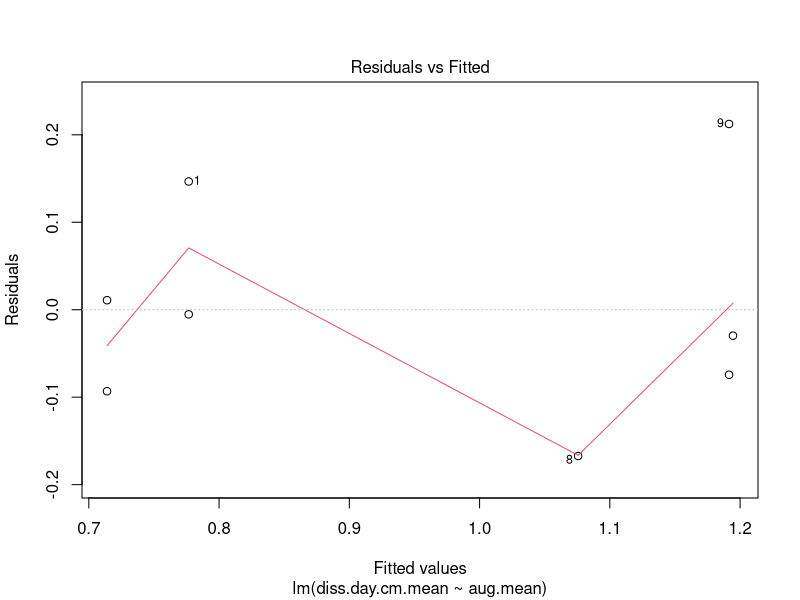
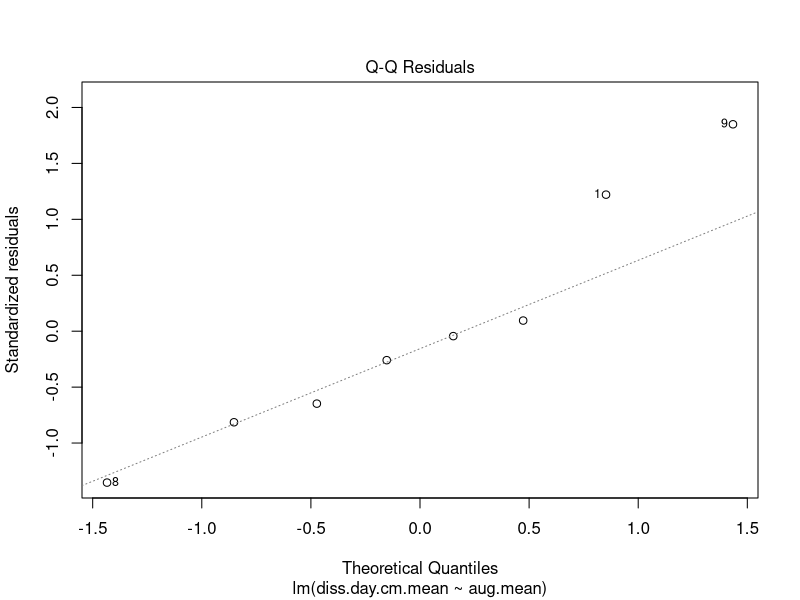
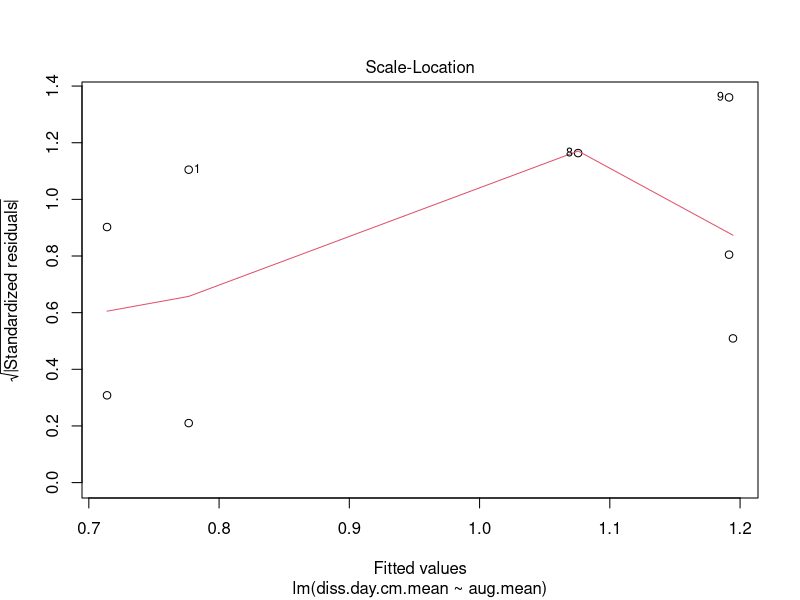
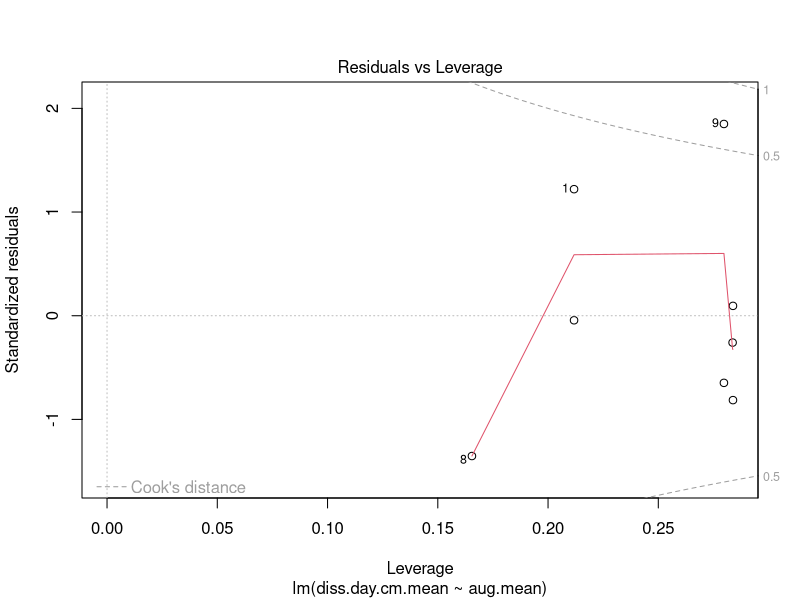
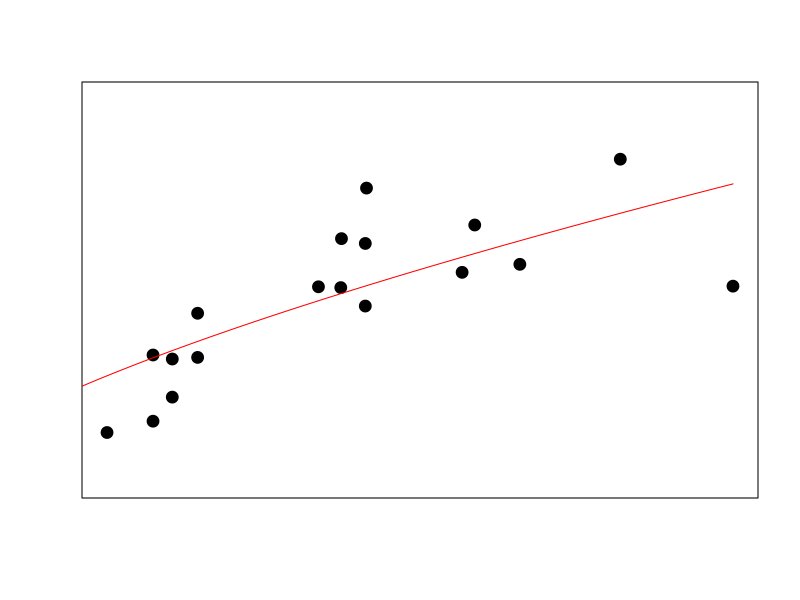
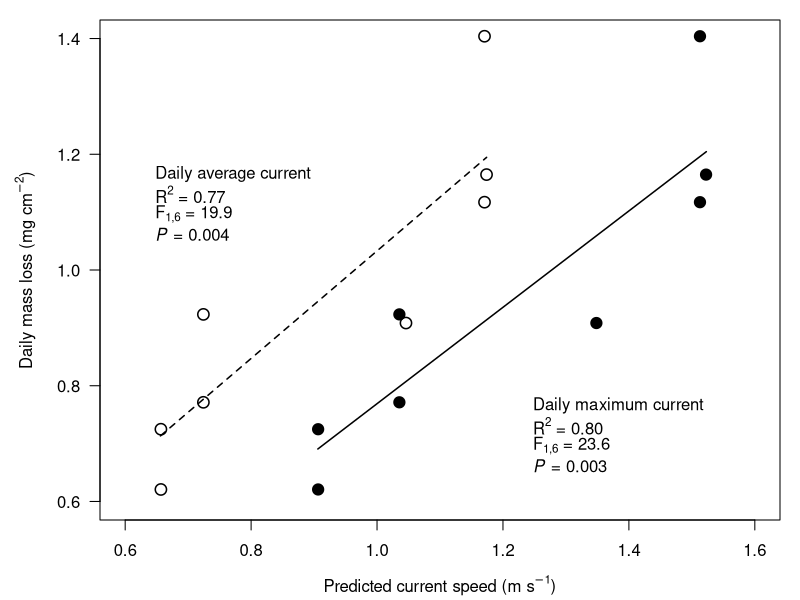
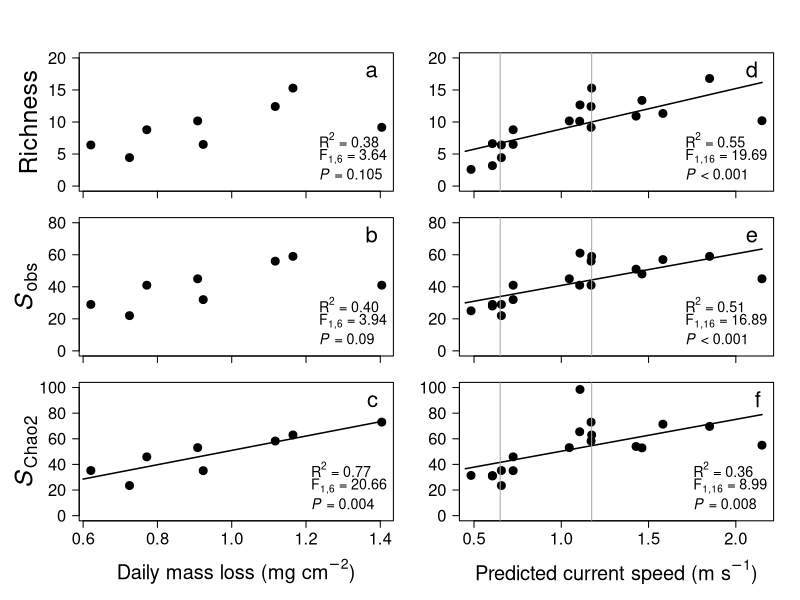
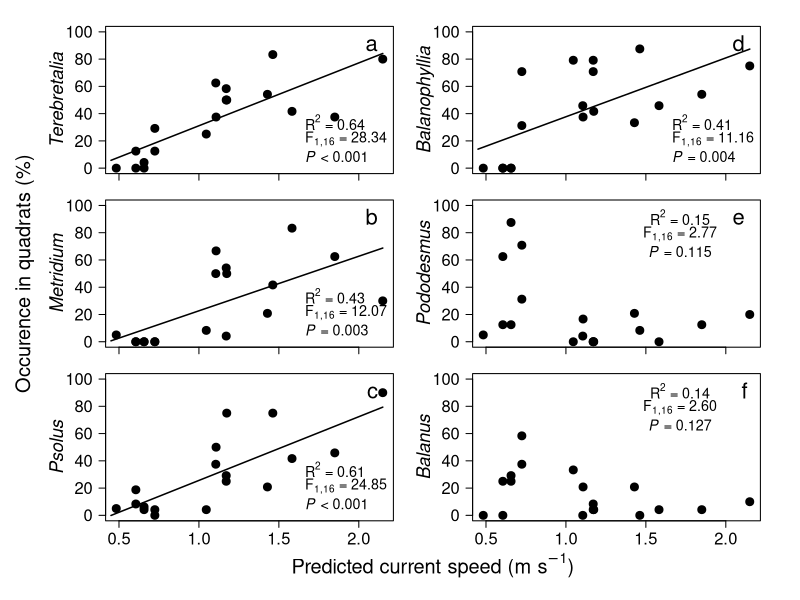

The R script that drew these images, in order: (Note: this script raises an error after producing the figures.)
# Robin Elahi
# 25 Sept 2013
# calculate per occurrence (mean + SD) by region, using site means

dat<-read.csv("nepws correlations.csv", header=TRUE)
names(dat)


# dissolution against noaa current
lm1 <- lm(diss.day.cm.mean ~ aug.mean, data=dat)
lm2 <- lm(diss.day.cm.mean ~ aug.max, data=dat)
summary(lm1)
summary(lm2)

plot(lm1)

summary(dat)

#trying nls (power model)
lm6 <- lm(sess.q.mean ~ aug.mean, data=dat)
summary(lm6)
nls1 <- nls(sess.q.mean ~ a*aug.mean^b, data=dat, start=list(a=10, b=1))
summary(nls1)
nls1
AIC(lm6, nls1)
leg.txt6<- c(expression(R^{2} * " = 0.55"),expression(F[1*","*16] * " = 19.69"), expression(italic(P) * " < 0.001"))

newdata = new=data.frame(aug.mean=seq(0,2.15,len=200))
plot(sess.q.mean ~ aug.mean, data=dat, las=1, xlab="", ylab="", cex=1.5, pch=21, lwd=1.5, cex.lab=1.5, cex.axis=1, xaxt='n', yaxt='n', bg=1, ylim=c(0,20))
lines(newdata$aug.mean, predict(nls1, new=newdata, type="res"), col="red")


#############################################

# plot 2panel
xlab1 <- expression(paste("Predicted current speed (m ", s^-1, ")"))
ylab1 <- expression(paste("Daily mass loss (mg ", cm^-2, ")"))

mean.txt <- c("Daily average current", expression(R^{2} * " = 0.77"),expression(F[1*","*6] * " = 19.9"), expression(italic(P) * " = 0.004"))
max.txt <- c("Daily maximum current", expression(R^{2} * " = 0.80"),expression(F[1*","*6] * " = 23.6"), expression(italic(P) * " = 0.003"))

par(mar=c(4,5,1,1))
plot(diss.day.cm.mean ~ aug.mean, data=dat, las=1, xlim=c(0.6,1.6), ylim=c(0.6, 1.4), xlab=xlab1, ylab=ylab1, cex=1.5, pch=21, lwd=1.5)
#curve(1.0741*x + 0.001, from=0.6, to=1.2, add=TRUE, lwd=1.5, lty=2) # old reg using 1.64 for PG
curve(0.9292*x + 0.1038, from=0.656, to=1.174, add=TRUE, lwd=1.5, lty=2) 

points(diss.day.cm.mean ~ aug.max, data=dat, cex=1.5, pch=21, bg=1)
curve(0.83268*x -0.06369, from=0.906, to=1.523, add=TRUE, lwd=1.5, lty=1)

#legend("topleft", legend=c("Daily average current", "Daily maximum current"), cex=1, pch=21, col=1, pt.bg=c(1,0), bty='n', pt.lwd=1.5, pt.cex=1.5)

legend(0.6, 1.2, mean.txt, bty="n")
legend(1.2, 0.8, max.txt, bty="n")

.9292*0.62 - .1038
# 0.62 mg mass loss is equal to 0.47 mean current speed; or Harney Channel is 0.656 mean current speed
.9292*1.40 - .1038
# 1.4 mg mass loss is equal to 1.20 mean current speed; or Pear point is 1.17

#############################################
# plot A
lm3 <- lm(sess.q.mean ~ diss.day.cm.mean, data=dat)
summary(lm3) #ns
leg.txt3<- c(expression(R^{2} * " = 0.38"),expression(F[1*","*6] * " = 3.64"), expression(italic(P) * " = 0.105"))

lm4 <- lm(sess.Sobs ~ diss.day.cm.mean, data=dat)
summary(lm4) #ms
leg.txt4<- c(expression(R^{2} * " = 0.40"),expression(F[1*","*6] * " = 3.94"), expression(italic(P) * " = 0.09"))

lm5 <- lm(sess.Schao ~ diss.day.cm.mean, data=dat)
summary(lm5) #sig
leg.txt5<- c(expression(R^{2} * " = 0.77"),expression(F[1*","*6] * " = 20.66"), expression(italic(P) * " = 0.004"))

lm6 <- lm(sess.q.mean ~ aug.mean, data=dat)
summary(lm6)
leg.txt6<- c(expression(R^{2} * " = 0.55"),expression(F[1*","*16] * " = 19.69"), expression(italic(P) * " < 0.001"))

lm7 <- lm(sess.Sobs ~ aug.mean, data=dat)
summary(lm7)
leg.txt7<- c(expression(R^{2} * " = 0.51"),expression(F[1*","*16] * " = 16.89"), expression(italic(P) * " < 0.001"))

lm8 <- lm(sess.Schao ~ aug.mean, data=dat)
summary(lm8)
leg.txt8<- c(expression(R^{2} * " = 0.36"),expression(F[1*","*16] * " = 8.99"), expression(italic(P) * " = 0.008"))

#############################################
ylab1 <- expression(italic(S)[obs])
#plot(1,1, ylab=ylab1)
ylab2 <- expression(italic(S)[Chao2])
#plot(1,1, ylab=ylab2)

xlab1 <- expression(paste("Predicted current speed (m ", s^-1, ")"))
xlab2 <- expression(paste("Daily mass loss (mg ", cm^-2, ")"))

par(mfcol=c(3,2), mar=c(1,3,1,2), oma=c(5,3,3,0), pty="m")

plot(sess.q.mean ~ diss.day.cm.mean, data=dat, las=1, xlab="", ylab="", cex=1.5, pch=21, lwd=1.5, cex.lab=1.5, cex.axis=1, xaxt='n', yaxt='n', bg=1, ylim=c(0,20))
axis(1, labels=FALSE, cex.axis=1)
axis(2,labels=TRUE, cex.axis=1.5, las=1)
mtext("Richness", side=2, line=3, cex=1.5)
legend("topright", "a", bty="n", cex=2, adj=c(0.5,-0.1))
legend("bottomright", leg.txt3, bty="n", cex=1.3)

plot(sess.Sobs ~ diss.day.cm.mean, data=dat, las=1, xlab="", ylab="", cex=1.5, pch=21, lwd=1.5, cex.lab=1.5, cex.axis=1, xaxt='n', yaxt='n', bg=1, ylim=c(0,80))
axis(1, labels=FALSE, cex.axis=1)
axis(2,labels=TRUE, cex.axis=1.5, las=1)
mtext(ylab1, side=2, line=3, cex=1.5)
legend("topright", "b", bty="n", cex=2, adj=c(0.5,-0.1))
#curve(31.03*x + 11.01, from=0.6, to=1.4, add=TRUE, lwd=1.5, lty=1)
legend("bottomright", leg.txt4, bty="n", cex=1.3)

plot(sess.Schao ~ diss.day.cm.mean, data=dat, las=1, xlab="", ylab="", cex=1.5, pch=21, lwd=1.5, cex.lab=1.5, cex.axis=1, xaxt='n', yaxt='n', bg=1, ylim=c(0,100))
axis(1, labels=TRUE, cex.axis=1.5)
axis(2,labels=TRUE, cex.axis=1.5, las=1)
mtext(ylab2, side=2, line=3, cex=1.5)
legend("topright", "c", bty="n", cex=2, adj=c(0.5,-0.1))
mtext(xlab2, side=1, line=4, cex=1.2)
curve(55.95*x - 5.007, from=0.6, to=1.4, add=TRUE, lwd=1.5, lty=1)
legend("bottomright", leg.txt5, bty="n", cex=1.3)

plot(sess.q.mean ~ aug.mean, data=dat, las=1, xlab="", ylab="", cex=1.5, pch=21, lwd=1.5, cex.lab=1.5, cex.axis=1, xaxt='n', yaxt='n', bg=1, ylim=c(0,20))
axis(1, labels=FALSE, cex.axis=1)
axis(2,labels= TRUE, cex.axis=1.5, las=1)
#mtext("Richness", side=2, line=3, cex=1.5)
legend("topright", "d", bty="n", cex=2, adj=c(0.5,-0.1))
curve(6.316*x + 2.588, from=0.45, to=2.15, add=TRUE, lwd=1.5, lty=1)
legend("bottomright", leg.txt6, bty="n", cex=1.3)
abline(v=0.65, col="darkgray") # or
abline(v=1.174, col="darkgray") # 
#abline(v=0.47, col="darkgray") # 
#abline(v=1.12, col="darkgray") # 

plot(sess.Sobs ~ aug.mean, data=dat, las=1, xlab="", ylab="", cex=1.5, pch=21, lwd=1.5, cex.lab=1.5, cex.axis=1, xaxt='n', yaxt='n', bg=1, ylim=c(0,80))
axis(1, labels=FALSE, cex.axis=1)
axis(2,labels= TRUE, cex.axis=1.5, las=1)
#mtext(ylab1, side=2, line=3, cex=1.5)
legend("topright", "e", bty="n", cex=2, adj=c(0.5,-0.1))
curve(19.757*x + 21.097, from=0.45, to=2.15, add=TRUE, lwd=1.5, lty=1)
legend("bottomright", leg.txt7, bty="n", cex=1.3)
abline(v=0.65, col="darkgray") # or
abline(v=1.174, col="darkgray") # 

plot(sess.Schao ~ aug.mean, data=dat, las=1, xlab="", ylab="", cex=1.5, pch=21, lwd=1.5, cex.lab=1.5, cex.axis=1, xaxt='n', yaxt='n', bg=1, ylim=c(0,100))
axis(1, labels= TRUE, cex.axis=1.5)
axis(2,labels= TRUE, cex.axis=1.5, las=1)
#mtext(ylab2, side=2, line=3, cex=1.5)
legend("topright", "f", bty="n", cex=2, adj=c(0.5,-0.1))
mtext(xlab1, side=1, line=4, cex=1.2)
curve(24.856*x + 25.447, from=0.45, to=2.15, add=TRUE, lwd=1.5, lty=1)
legend("bottomright", leg.txt8, bty="n", cex=1.3)
abline(v=0.65, col="darkgray") # or
abline(v=1.174, col="darkgray") # 

#############################################
# Stats for solitary inverts

lm9 <- lm(TETR*100 ~ aug.mean, data=dat)
summary(lm9) # sig
leg.txt9<- c(expression(R^{2} * " = 0.64"),expression(F[1*","*16] * " = 28.34"), expression(italic(P) * " < 0.001"))

lm10 <- lm(Metr*100 ~ aug.mean, data=dat)
summary(lm10) # sig
leg.txt10<- c(expression(R^{2} * " = 0.43"),expression(F[1*","*16] * " = 12.07"), expression(italic(P) * " = 0.003"))

lm11 <- lm(PSCH*100 ~ aug.mean, data=dat)
summary(lm11) # sig
leg.txt11<- c(expression(R^{2} * " = 0.61"),expression(F[1*","*16] * " = 24.85"), expression(italic(P) * " < 0.001"))

lm12 <- lm(BAEL*100 ~ aug.mean, data=dat)
summary(lm12) # sig
leg.txt12<- c(expression(R^{2} * " = 0.41"),expression(F[1*","*16] * " = 11.16"), expression(italic(P) * " = 0.004"))

lm13 <- lm(POMA*100 ~ aug.mean, data=dat)
summary(lm13) # NS
leg.txt13<- c(expression(R^{2} * " = 0.15"),expression(F[1*","*16] * " = 2.77"), expression(italic(P) * " = 0.115"))

lm14 <- lm(BACR*100 ~ aug.mean, data=dat)
summary(lm14) # NS
leg.txt14<- c(expression(R^{2} * " = 0.14"),expression(F[1*","*16] * " = 2.60"), expression(italic(P) * " = 0.127"))

lm15 <- lm(SCUN*100 ~ aug.mean, data=dat)
summary(lm15) # sig
leg.txt15<- c(expression(R^{2} * " = 0.49"),expression(F[1*","*16] * " = 15.45"), expression(italic(P) * " = 0.001"))

lm16 <- lm(CNFI*100 ~ aug.mean, data=dat)
summary(lm16) # sig
leg.txt16<- c(expression(R^{2} * " = 0.15"),expression(F[1*","*16] * " = 2.72"), expression(italic(P) * " = 0.118"))



#############################################
# original
par(mfcol=c(3,2), mar=c(1,3,1,3), oma=c(5,5,1,0), pty="m")

plot(TETR*100 ~ aug.mean, data=dat, las=1, xlab="", ylab="", cex=1.5, pch=21, lwd=1.5, cex.lab=1.5, cex.axis=1, xaxt='n', yaxt='n', bg=1, ylim=c(0,100))
axis(1, labels=FALSE, cex.axis=1)
axis(2,labels=TRUE, cex.axis=1.5, las=1)
mtext("Terebretalia", side=2, line=3, cex=1.1, font=3)
legend("topright", "a", bty="n", cex=2, adj=c(0.5,-0.1))
curve(46.110*x - 15.007, from=0.45, to=2.15, add=TRUE, lwd=1.5, lty=1)
legend("bottomright", leg.txt9, bty="n", cex=1.3)

plot(Metr*100 ~ aug.mean, data=dat, las=1, xlab="", ylab="", cex=1.5, pch=21, lwd=1.5, cex.lab=1.5, cex.axis=1, xaxt='n', yaxt='n', bg=1, ylim=c(0,100))
axis(1, labels=FALSE, cex.axis=1)
axis(2,labels=TRUE, cex.axis=1.5, las=1)
mtext("Metridium", side=2, line=3, cex=1.1, font=3)
legend("topright", "b", bty="n", cex=2, adj=c(0.5,-0.1))
curve(40.04*x - 17.34, from=0.45, to=2.15, add=TRUE, lwd=1.5, lty=1)
legend("bottomright", leg.txt10, bty="n", cex=1.3)

plot(PSCH*100 ~ aug.mean, data=dat, las=1, xlab="", ylab="", cex=1.5, pch=21, lwd=1.5, cex.lab=1.5, cex.axis=1, xaxt='n', yaxt='n', bg=1, ylim=c(0,100))
axis(1, labels=TRUE, cex.axis=1.5)
axis(2,labels=TRUE, cex.axis=1.5, las=1)
mtext("Psolus", side=2, line=3, cex=1.1, font=3)
legend("topright", "c", bty="n", cex=2, adj=c(0.5,-0.1))
curve(46.752*x - 21.126, from=0.45, to=2.15, add=TRUE, lwd=1.5, lty=1)
legend("bottomright", leg.txt11, bty="n", cex=1.3)

plot(BAEL*100 ~ aug.mean, data=dat, las=1, xlab="", ylab="", cex=1.5, pch=21, lwd=1.5, cex.lab=1.5, cex.axis=1, xaxt='n', yaxt='n', bg=1, ylim=c(0,100))
axis(1, labels=FALSE, cex.axis=1)
axis(2,labels=TRUE, cex.axis=1.5, las=1)
mtext("Balanophyllia", side=2, line=3, cex=1.1, font=3)
legend("topright", "d", bty="n", cex=2, adj=c(0.5,-0.1))
curve(43.185*x - 5.486, from=0.45, to=2.15, add=TRUE, lwd=1.5, lty=1)
legend("bottomright", leg.txt12, bty="n", cex=1.3)

plot(POMA*100 ~ aug.mean, data=dat, las=1, xlab="", ylab="", cex=1.5, pch=21, lwd=1.5, cex.lab=1.5, cex.axis=1, xaxt='n', yaxt='n', bg=1, ylim=c(0,100))
axis(1, labels=FALSE, cex.axis=1)
axis(2,labels=TRUE, cex.axis=1.5, las=1)
mtext("Pododesmus", side=2, line=3, cex=1.1, font=3)
legend("topright", "e", bty="n", cex=2, adj=c(0.5,-0.1))
legend("topright", leg.txt13, bty="n", cex=1.3, adj=0.5)

plot(BACR*100 ~ aug.mean, data=dat, las=1, xlab="", ylab="", cex=1.5, pch=21, lwd=1.5, cex.lab=1.5, cex.axis=1, xaxt='n', yaxt='n', bg=1, ylim=c(0,100))
axis(1, labels=TRUE, cex.axis=1.5)
axis(2,labels=TRUE, cex.axis=1.5, las=1)
mtext("Balanus", side=2, line=3, cex=1.1, font=3)
legend("topright", "f", bty="n", cex=2, adj=c(0.5,-0.1))
#mtext(xlab1, side=1, line=4, cex=1.2)
legend("topright", leg.txt14, bty="n", cex=1.3, adj=0.5)

mtext(xlab1, side=1, line=2.5, cex=1.2, outer=TRUE)
mtext("Occurence in quadrats (%)", side=2, line=2.5, cex=1.2, outer=TRUE)

#############################################

# 2nd version
par(mfcol=c(3,2), mar=c(1,3,1,3), oma=c(5,5,1,0), pty="m")

plot(BAEL*100 ~ aug.mean, data=dat, las=1, xlab="", ylab="", cex=1.5, pch=21, lwd=1.5, cex.lab=1.5, cex.axis=1, xaxt='n', yaxt='n', bg=1, ylim=c(0,100))
axis(1, labels=FALSE, cex.axis=1)
axis(2,labels=TRUE, cex.axis=1.5, las=1)
mtext("Balanophyllia", side=2, line=3, cex=1.1, font=3)
legend("topright", "a", bty="n", cex=2, adj=c(0.5,-0.1))
curve(43.185*x - 5.486, from=0.45, to=2.15, add=TRUE, lwd=1.5, lty=1)
legend("bottomright", leg.txt12, bty="n", cex=1.3)

plot(TETR*100 ~ aug.mean, data=dat, las=1, xlab="", ylab="", cex=1.5, pch=21, lwd=1.5, cex.lab=1.5, cex.axis=1, xaxt='n', yaxt='n', bg=1, ylim=c(0,100))
axis(1, labels=FALSE, cex.axis=1)
axis(2,labels=TRUE, cex.axis=1.5, las=1)
mtext("Terebretalia", side=2, line=3, cex=1.1, font=3)
legend("topright", "b", bty="n", cex=2, adj=c(0.5,-0.1))
curve(46.110*x - 15.007, from=0.45, to=2.15, add=TRUE, lwd=1.5, lty=1)
legend("bottomright", leg.txt9, bty="n", cex=1.3)

plot(Metr*100 ~ aug.mean, data=dat, las=1, xlab="", ylab="", cex=1.5, pch=21, lwd=1.5, cex.lab=1.5, cex.axis=1, xaxt='n', yaxt='n', bg=1, ylim=c(0,100))
axis(1, labels=TRUE, cex.axis=1.5, las=1)
axis(2,labels=TRUE, cex.axis=1.5, las=1)
mtext("Metridium", side=2, line=3, cex=1.1, font=3)
legend("topright", "c", bty="n", cex=2, adj=c(0.5,-0.1))
curve(40.04*x - 17.34, from=0.45, to=2.15, add=TRUE, lwd=1.5, lty=1)
legend("bottomright", leg.txt10, bty="n", cex=1.3)

plot(POMA*100 ~ aug.mean, data=dat, las=1, xlab="", ylab="", cex=1.5, pch=21, lwd=1.5, cex.lab=1.5, cex.axis=1, xaxt='n', yaxt='n', bg=1, ylim=c(0,100))
axis(1, labels=FALSE, cex.axis=1)
axis(2,labels=TRUE, cex.axis=1.5, las=1)
mtext("Pododesmus", side=2, line=3, cex=1.1, font=3)
legend("topright", "d", bty="n", cex=2, adj=c(0.5,-0.1))
legend("topright", leg.txt13, bty="n", cex=1.3, adj=0.5)

plot(BACR*100 ~ aug.mean, data=dat, las=1, xlab="", ylab="", cex=1.5, pch=21, lwd=1.5, cex.lab=1.5, cex.axis=1, xaxt='n', yaxt='n', bg=1, ylim=c(0,100))
axis(1, labels=FALSE, cex.axis=1.5)
axis(2,labels=TRUE, cex.axis=1.5, las=1)
mtext("Balanus", side=2, line=3, cex=1.1, font=3)
legend("topright", "e", bty="n", cex=2, adj=c(0.5,-0.1))
#mtext(xlab1, side=1, line=4, cex=1.2)
legend("topright", leg.txt14, bty="n", cex=1.3, adj=0.5)

plot(CNFI*100 ~ aug.mean, data=dat, las=1, xlab="", ylab="", cex=1.5, pch=21, lwd=1.5, cex.lab=1.5, cex.axis=1, xaxt='n', yaxt='n', bg=1, ylim=c(0,100))
axis(1, labels=TRUE, cex.axis=1.5)
axis(2,labels=TRUE, cex.axis=1.5, las=1)
mtext("Cnemidocarpa", side=2, line=3, cex=1.1, font=3)
legend("topright", "f", bty="n", cex=2, adj=c(0.5,-0.1))
#mtext(xlab1, side=1, line=4, cex=1.2)
legend("topright", leg.txt16, bty="n", cex=1.3, adj=0.5)

mtext(xlab1, side=1, line=2.5, cex=1.2, outer=TRUE)
mtext("Occurence in quadrats (%)", side=2, line=2.5, cex=1.2, outer=TRUE)


#############################################

require(graphics)
with(cars, scatter.smooth(speed, dist))
cars.lo <- loess(dist ~ speed, cars)
predict(cars.lo, data.frame(speed = seq(5, 30, 1)), se = TRUE)
# to allow extrapolation
cars.lo2 <- loess(dist ~ speed, cars,
  control = loess.control(surface = "direct"))
predict(cars.lo2, data.frame(speed = seq(5, 30, 1)), se = TRUE)

#############################################
with(dat, scatter.smooth(aug.max, POMA*100, degree=1))

scatter.smooth(dat$TETR*100 ~ dat$aug.mean, degree=1)
scatter.smooth(dat$sedim.mean ~ dat$aug.mean, degree=1)

l1 <- loess(TETR*100 ~ aug.mean, data=dat)
summary(l1)

plot(TETR*100 ~ aug.mean, data=dat, las=1, xlab="", ylab="", cex=1.5, pch=21, lwd=1.5, cex.lab=1.5, cex.axis=1, xaxt='n', yaxt='n', bg=1, ylim=c(0,100))

lines(dat$aug.mean, predict(l1))

###
names(dat)

plot(aug.mean ~ ann.curr.mean, data=dat)
summary(lm(ann.curr.mean ~ aug.mean, data=dat))

summary(lm(ENCA ~ aug.mean, data=dat))
summary(lm(ENNA ~ aug.mean, data=dat))
summary(lm(BREN ~ aug.mean, data=dat))
summary(lm(Rfil ~ aug.mean, data=dat))

par(mfrow=c(4,4), mar=c(4,5,0.5,0.5))

plot(diss.day.cm.mean ~ aug.mean, data=dat)
plot(sess.Sobs ~ aug.mean, data=dat)
plot(sess.Schao ~ aug.mean, data=dat)
plot(sess.q.mean ~ aug.mean, data=dat)
plot(mob.Sobs ~ aug.mean, data=dat)
plot(mob.Schao ~ aug.mean, data=dat)
plot(mob.q.mean ~ aug.mean, data=dat)
plot(sedim.mean ~ aug.mean, data=dat)
plot(Metr ~ aug.mean, data=dat)
plot(BAEL ~ aug.mean, data=dat)
plot(HYSP ~ aug.mean, data=dat)
plot(Agla ~ aug.mean, data=dat)
plot(Abie ~ aug.mean, data=dat)
plot(META ~ aug.mean, data=dat)
plot(POMA ~ aug.mean, data=dat)
plot(BACR ~ aug.mean, data=dat)
plot(PSCH ~ aug.mean, data=dat)
plot(TETR ~ aug.mean, data=dat)
plot(SCUN ~ aug.mean, data=dat)
plot(CNFI ~ aug.mean, data=dat)



plot(ENCA ~ aug.mean, data=dat)
plot(ENNA ~ aug.mean, data=dat)
plot(BREN ~ aug.mean, data=dat)
abline(lm(BREN ~ aug.mean, data=dat))


